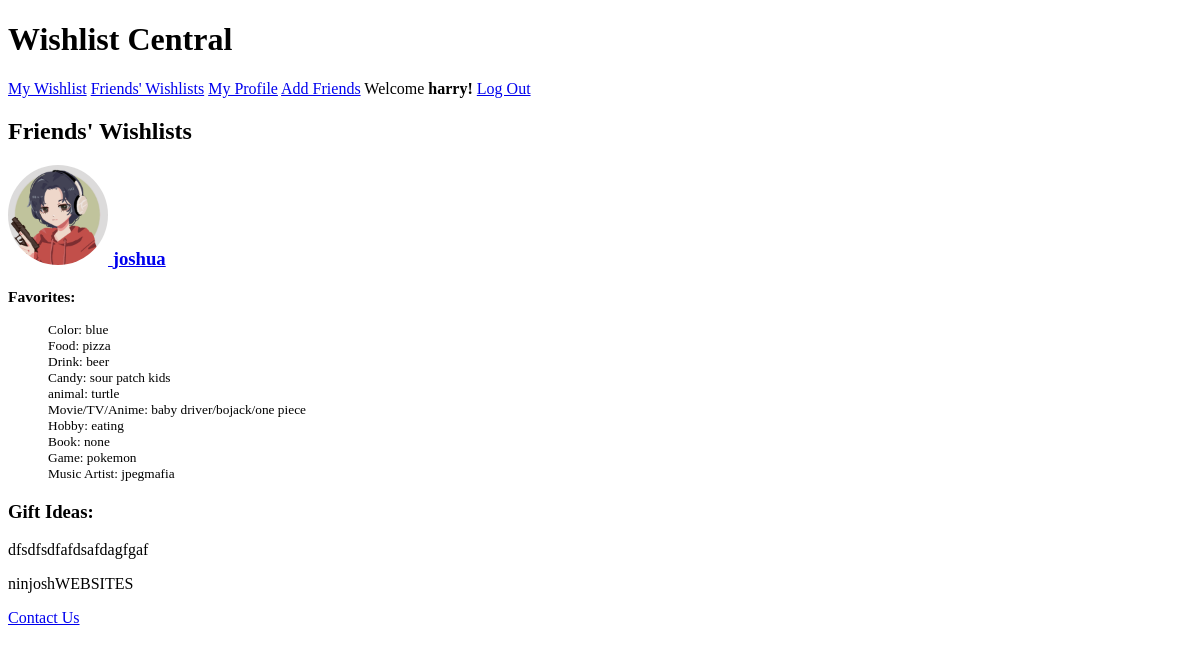
/ (signed in), run on an earlier commit of the app's database.
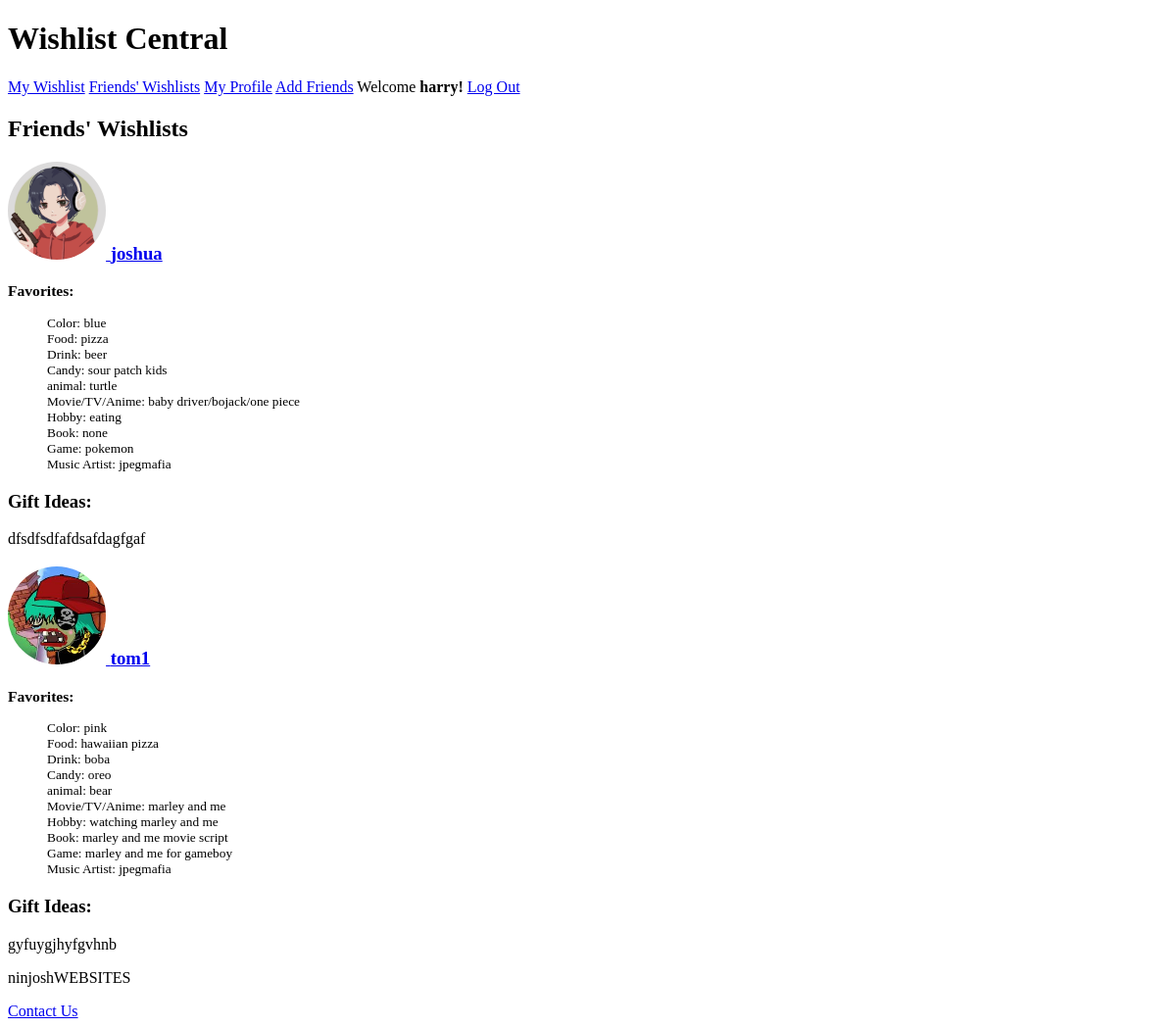
And on a later commit of the database.
### wishlist/models.py (models this page shows, shortened)
class User(AbstractUser):
    friends = models.ManyToManyField('User', blank=True)
    wishlist_done = models.BooleanField(default=False)
    profile_done = models.BooleanField(default=False)

class Wishlist(models.Model):
    owner = models.OneToOneField(User, on_delete=models.CASCADE)
    created_at = models.DateTimeField(auto_now=True)
    updated_at = models.DateTimeField(auto_now_add=True)
    fav_color = models.CharField(max_length=64)
    fav_food = models.CharField(max_length=64)
    fav_drink = models.CharField(max_length=64)
    fav_candy = models.CharField(max_length=64)
    fav_animal = models.CharField(max_length=64)
    fav_media = models.CharField(max_length=64) #movie/tv/anime
    fav_hobby = models.CharField(max_length=64)
    fav_book = models.CharField(max_length=64)
    fav_game = models.CharField(max_length=64)
    fav_music = models.CharField(max_length=64) #artist
    gift_ideas = models.TextField(max_length=500)

class Profile(models.Model):
    user = models.OneToOneField(User, on_delete=models.CASCADE)
    avatar = models.ImageField(default='default.jpg', upload_to='images/profile_images')
    fname = models.CharField(blank=True, max_length=50)
    lname = models.CharField(blank=True, max_length=50)

### wishlist/views.py (the view)
# urls.py: path("", views.index, name="index"),
def index(request):
    wishlists = Wishlist.objects.all() #edit later
    curr_user = request.user
    if curr_user.id == None:
        return render(request, "wishlist/index.html", {
            'wishlists': wishlists,
            'banner': 'Friends\' Wishlists',
        })
    else:
        friends = request.user.friends.all()
        return render(request, "wishlist/index.html", {
            'wishlists': wishlists,
            'banner': 'Friends\' Wishlists',
            'wishlist_done': curr_user.wishlist_done,
            'profile_done': curr_user.profile_done,
            'friends': friends
        })

### wishlist/templates/wishlist/index.html
{% extends "wishlist/layout.html" %}
{% block main %}
<h2>{{banner}}</h2>
<article>
    {% if user.is_authenticated %}
        {% for wishlist in wishlists %}
            {% for f in friends %}
                {% if wishlist.owner == f %}
                    <section>
                        <h3>
                            <a href="{% url 'add-friend' wishlist.owner.id %}">
                                {% if wishlist.owner.profile.avatar %}
                                    <img class="profile-pic" src="{{ wishlist.owner.profile.avatar.url }}">
                                {% endif %}
                                <span class="user-name">{{ wishlist.owner.username }}</span>
                            </a>
                        </h3>
                        <small>
                            <h3>Favorites:</h3>
                            <ul class="favorites">
                                <li>Color: {{ wishlist.fav_color }}</li>
                                <li>Food: {{ wishlist.fav_food }}</li>
                                <li>Drink: {{ wishlist.fav_drink }}</li>
                                <li>Candy: {{ wishlist.fav_candy }}</li>
                                <li>animal: {{ wishlist.fav_animal }}</li>
                                <li>Movie/TV/Anime: {{ wishlist.fav_media }}</li>
                                <li>Hobby: {{ wishlist.fav_hobby }}</li>
                                <li>Book: {{ wishlist.fav_book }}</li>
                                <li>Game: {{ wishlist.fav_game }}</li>
                                <li>Music Artist: {{ wishlist.fav_music }}</li>
                            </ul>
                        </small>
                        <h3>Gift Ideas:</h3>
                        <div class="gift-ideas">{{ wishlist.gift_ideas }}</div>
                    </section>
                {% endif %}
            {% endfor %}
        {% endfor %}
    {% else %}
        <section>Login/Register to see the wishlists.</section>
    {% endif %}
</article>
{% endblock %}

### wishlist/templates/wishlist/layout.html (shortened to what this page needs)
{% load static %}
<!DOCTYPE html>
<html lang="en">
    <head>
        <link rel="stylesheet" type="text/css" href="https://cdn.simplecss.org/simple.css">
        <link rel="stylesheet" type="text/css" href="{% static 'wishlist/finalprojstyles.css' %}" >
</head>
    <body>
        <header>
            <h1>Wishlist Central</h1>
            <nav>
                <span>
                    {% if user.is_authenticated %}
                        {% if wishlist_done %}
                            <a href="{% url 'my-wishlist' %}">My Wishlist</a>
                        {% else %}
                            <a href="{% url 'create-wishlist' %}">Create Wishlist</a>
                        {% endif %}
                        <a href="{% url 'index' %}">Friends' Wishlists</a>
                    {% endif %}
                </span>
                <span>
                    {% if user.is_authenticated %}
                        {% if profile_done %}
                            <a href="{% url 'edit-profile' %}">My Profile</a>
                        {% else %}
                            <a href="{% url 'create-profile' %}">Finish Profile</a>
                        {% endif %}
                        <a href="{% url 'search-for-friend' %}">Add Friends</a>
                        Welcome <strong>{{ user.username }}!</strong>
                        <a href="{% url 'logout' %}">Log Out</a>
                    {% else %}
                        <a href="{% url 'login' %}">Log In</a>
                        <a href="{% url 'register' %}">Register</a>
                    {% endif %}
                </span>
            </nav>
        </header>
        <main>
            {% block main %}
            {% endblock %}
        </main>
        <footer>
            <div>
                <p>ninjoshWEBSITES</p>
                <a href="{% url 'contact-us' %}">Contact Us</a>
            </div>
        </footer>
     </body>
</html>

### wishlist/static/wishlist/finalprojstyles.css (style rules this page uses)
.profile-pic { width: 100px; border-radius: 50%; }
ul.favorites { list-style-type: none; }

What changed in the data, as far as the page shows it:
now on this page (row unchanged): Wishlist: owner.username "tom1", fav_color "pink", fav_food "hawaiian pizza", fav_drink "boba", fav_candy "oreo", fav_animal "bear", fav_media "marley and me", fav_hobby "watching marley and me", fav_book "marley and me movie script", fav_game "marley and me for gameboy", fav_music "jpegmafia", gift_ideas "gyfuygjhyfgvhnb"
now on this page (row edited): User: owner.profile.avatar (picture)
